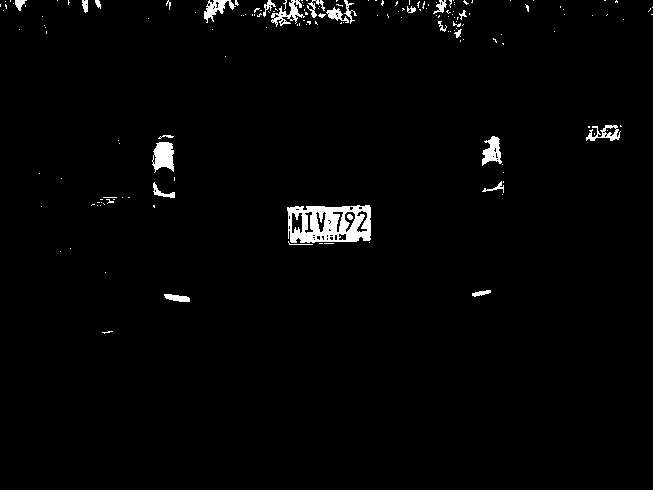
%> input picture clase 6/placa_bin.bmp, 653 x 490 px
$ octave clase_6.m   (GNU Octave 9; MATLAB toolbox functions it lacks are replaced by stand-ins)
%> lines starting %> are read from the running program, lines starting %| are printed output that depends on the picture; in (x1, y1, x2, y2) boxes, pixels count from 0 and x2, y2 are one past the last pixel; in counts of white or black regions, pixels touching at a corner belong together; the program's own positions count from 1
clear all; close all; clc
a=imread('placa_bin.bmp');
%> a is the input picture: size 490x653 uint8; 1.8% white; 169 white regions (141 under 20 px), largest, box (x1, y1, x2, y2) and area: (287, 205, 371, 243) 2253, (152, 142, 174, 173) 493, (482, 136, 502, 166) 348
[l,n]=bwlabel(a);  areat=[];
%> after `[l,n]=bwlabel(a)`:
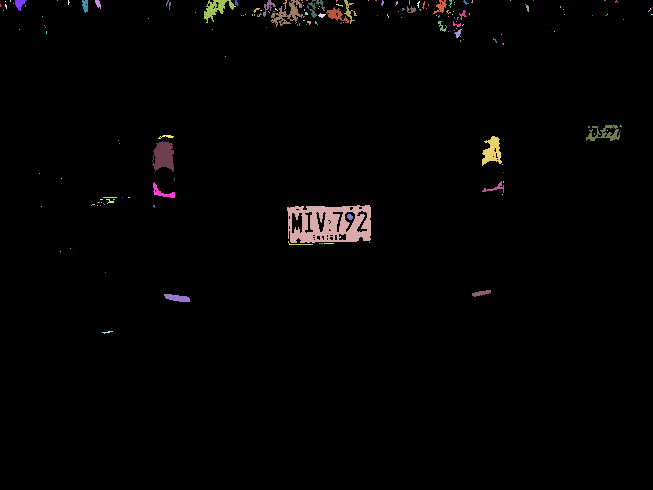
%> l: size 490x653 double; 170 distinct labels, from 0 to 169; one colour per label, 0 black
%> after `[l,n]=bwlabel(a)`: n = 169
figure(1); imagesc(l); colormap(copper); impixelinfo
%figure(2); image(l); impixelinfo
%figure(3); imshow(l); impixelinfo
for i=1:n
    b=a*0;b(l==i)=1;
    area=sum(b(:)); areat=[areat, area];
    if area>1000
        figure(1); imshow(b*255);
        title(['Area= ',num2str(area)]);
        pause
    end
end
%> this loop made 169 passes
%> area on passes 21, 23, 40: 61, 34, 493
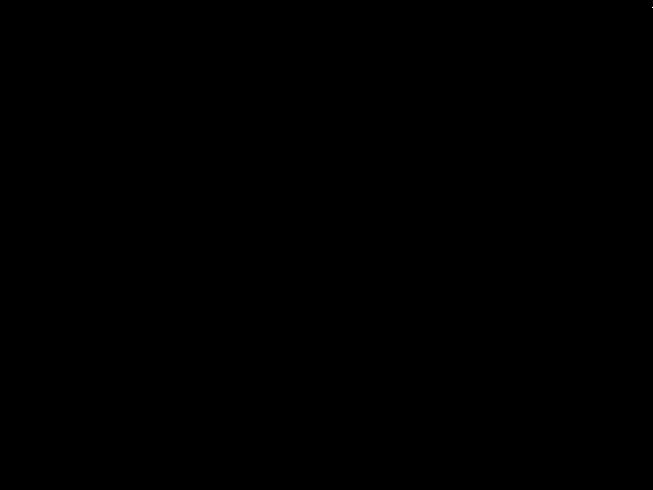
%> b: size 490x653 uint8; values 0 (black) and 1 (white), 0% white in thin lines or dots, all inside (x1, y1, x2, y2) = (652, 7, 653, 8)
%> after the loop, areat = 169 values, max 2253 at index 67, min 1 at index 2, mean 34.47
% figure(2); plot(areat);
%> (the run ends here)

$ run again, with clase 6/figuras.bmp copied over clase 6/placa_bin.bmp
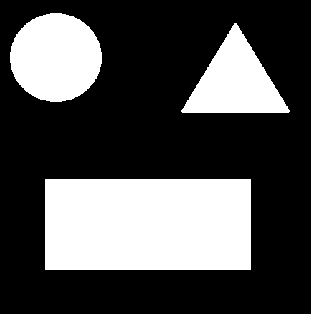
%> input picture clase 6/figuras.bmp, 311 x 314 px
%> a: size 314x311 logical; 30.9% white; 3 white regions, box (x1, y1, x2, y2) and area: (45, 179, 251, 270) 18746, (10, 13, 102, 102) 6383, (181, 23, 290, 113) 5076
%> `[l,n]=bwlabel(a)`:
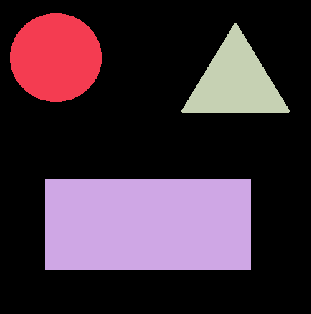
%> l: size 314x311 double; 4 distinct labels, from 0 to 3; one colour per label, 0 black
%> n = 3
%> the loop `for i=1:n` made 3 passes
%> (area, areat) on passes 1 to 3: (6383, 6383), (18746, [6383 18746]), (5076, [6383 18746 5076])
%> after the loop `for i=1:n`:
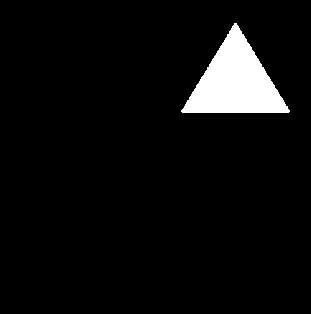
%> b: size 314x311 double; values 0 (black) and 1 (white), 5.2% white; 1 white region, box (x1, y1, x2, y2) and area: (181, 23, 290, 113) 5076
